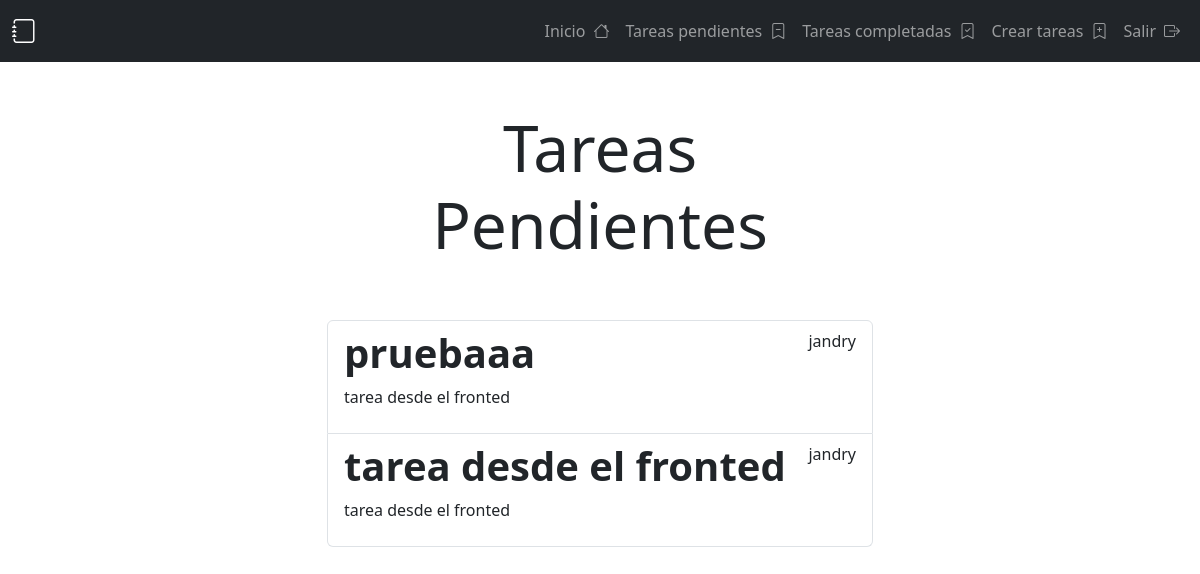
Screenshot of /tasks/ (signed in) with the database file from the repository.
### taks/models.py (models this page shows, shortened)
class Task(models.Model):
    class CategoryChoices(models.TextChoices):
        WORK = 'WRK', 'Trabajo'
        STUDY = 'STD', 'Estudio'
        PERSONAL = 'PER', 'Personal'
        OTHER = 'OTH', 'Otro'
    title = models.CharField(max_length=100)
    description = models.TextField(blank=True)
    created = models.DateTimeField(auto_now_add=True)
    datacompleted = models.DateTimeField(null=True, blank=True)
    important = models.BooleanField(default=False)
    user = models.ForeignKey(User, on_delete=models.CASCADE)
    due_date = models.DateTimeField(null=True, blank=True)
    category = models.CharField(
        max_length=3,
        choices=CategoryChoices.choices,
        default=CategoryChoices.OTHER,
    )

### taks/views.py (the view)
# urls.py: path("tasks/",views.tasks, name="tasks"),
@login_required
def tasks(request):
    tasks = Task.objects.filter(user=request.user, datacompleted__isnull=True)
    return render(request, "tasks.html", {"tasks": tasks, "tasks_type":"Tareas Pendientes"})

### taks/templates/tasks.html (shortened to what this page needs)
{% extends "base.html" %}
{% block content %}
<main class="container">
    <div class="row">
        <div class="col-md-6 offset-md-3">
            <h1 class="text-center display-3 py-5">{{ tasks_type }}</h1>
            <ul class="list-group">
                {% for task in tasks %}
                <a class="list-group-item" href="{% url 'task_detail' task.id %}">
                        <header class="d-flex justify-content-between">
                            {% if task.important %}
                            <h1 class="fw-bold text-info">{{task.title}}</h1>
                            {% else %}
                                <h1 class="fw-bold">{{task.title}}</h1>
                            {% endif %}
                            <p>{{task.user.username}}</p>
                        </header>
                        <p>{{task.description}}</p>
                </a>
                {% endfor %}
            </ul>
        </div>
    </div>
</main>
{% endblock %}

### rows the page displays
Task: title "pruebaaa", user.username "jandry", description "tarea desde el fronted"
Task: title "tarea desde el fronted", user.username "jandry", description "tarea desde el fronted"

### other values shown
{{ tasks_type }} "Tareas Pendientes"
